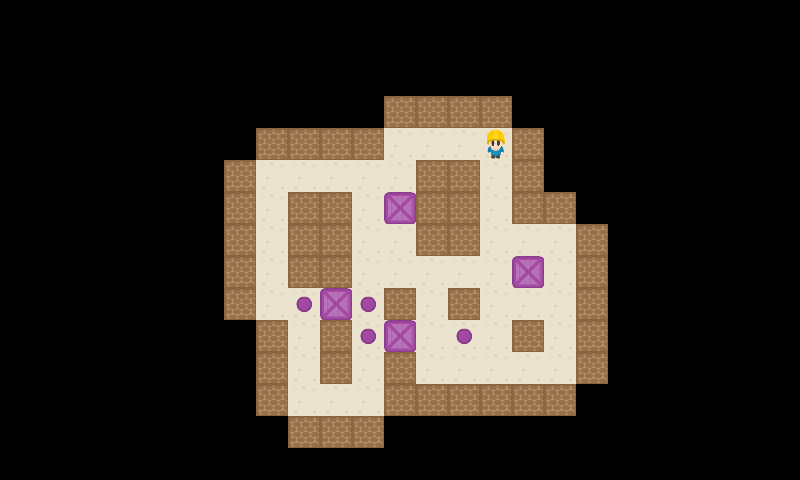

Tiled map render using the project's own tile images. Description and the map definition, with tile-layer contents summarised, below:
An orthogonal 25x15 tile map with 32x32 px tiles, 2 tile layers (StaticMap, Objetos).

<map version="1.0" orientation="orthogonal" renderorder="right-down" width="25" height="15" tilewidth="32" tileheight="32">
 <tileset firstgid="1" source="Tileset.tsx" />
 <layer name="StaticMap" width="25" height="15">
  <data>[375 cells, 105 non-empty, 2 distinct tile ids]</data>
 </layer>
 <layer name="Objetos" width="25" height="15">
  <data>[375 cells, 9 non-empty, 3 distinct tile ids]</data>
 </layer>
</map>
